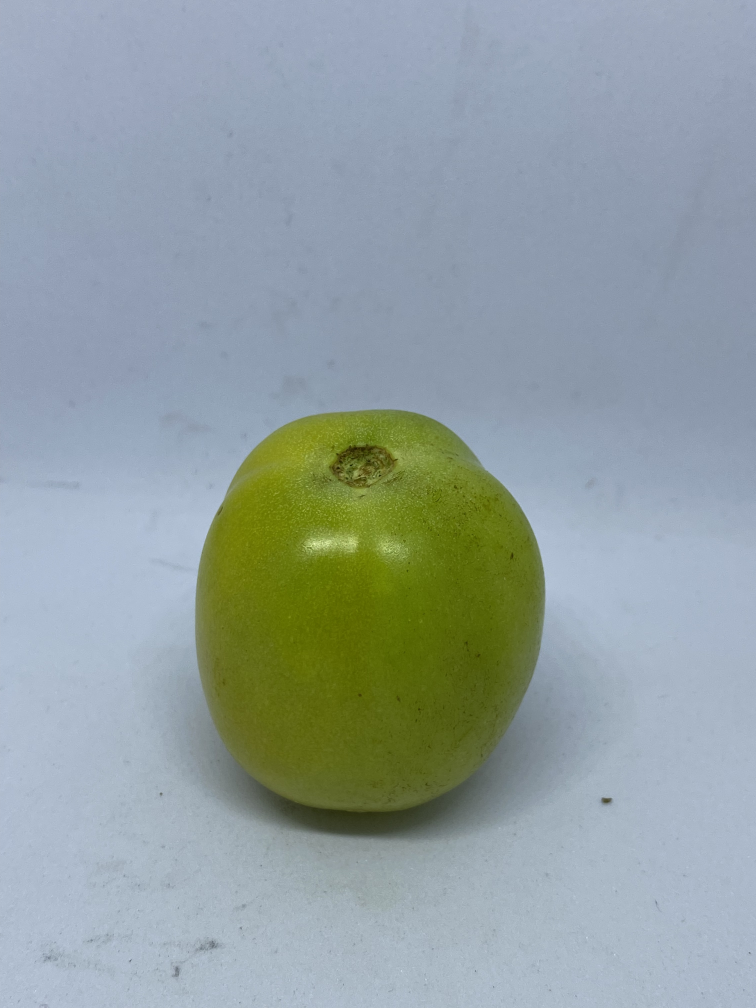
#> input picture Tomat Mentah/tomat57.jpg, 3024 x 4032 px, found by its file name (shown at 1/4 size); its folder holds only this picture in this run
$ python main.py
#> lines starting #> are read from the running program, lines starting #| are printed output that depends on the picture; after the words box and inside, x2 and y2 are one past the last pixel; in counts of white or black regions, pixels touching at a corner belong together
#> in proses_gambar, gambar_asli is the input picture: shape (4032, 3024, 3); mean B, G, R 161.5, 160.3, 147.2
import cv2
import os
import pandas as pd
import numpy as np

class SistemCerdasPCV:
    @staticmethod
    def resize_image(image, lebar=100, tinggi=100):
#> called with lebar = 100, tinggi = 100
        lebar = int(image.shape[1] * lebar / 100)
        tinggi = int(image.shape[0] * tinggi / 100)
        dimensi = (lebar, tinggi)
        return cv2.resize(image, dimensi)

    @staticmethod
    def adjust_brightness_contrast(image, brightness=30, contrast=30):
        return cv2.convertScaleAbs(image, alpha=1 + (contrast / 100), beta=brightness)

    @staticmethod
    def ambil_rata_rgb(gambar):
        gambar_rgb = cv2.cvtColor(gambar, cv2.COLOR_BGR2RGB)  # Konversi BGR ke RGB
        rata_rgb = np.mean(gambar_rgb, axis=(0, 1))  # Rata-rata berdasarkan semua piksel
        rata_rgb = np.round(rata_rgb).astype(int)  # Pembulatan ke integer
        print("Rata-rata RGB:", rata_rgb)  # Tampilkan nilai RGB
        return rata_rgb

    @staticmethod
    def label_kematangan(rgb):
        R, G, B = rgb

        # Atur batasan untuk kematangan berdasarkan nilai RGB
        if R > 150 and G < 150 and B < 150:  # Merah pekat (R tinggi)
            return 'Mentah'
        elif R > 120 and G > 120 and B < 130:  # Kuning ke oranye
            return 'Mentah'
        else:  # Jika tidak memenuhi syarat untuk Merah Pekat, Matang, atau Setengah Matang
            return 'Mentah'

    @staticmethod
    def simpan_hasil(gambar, path_output):
        cv2.imwrite(path_output, gambar)

    @staticmethod
    def crop_tengah_tomat(gambar):
        tmp = cv2.cvtColor(gambar, cv2.COLOR_BGR2GRAY)
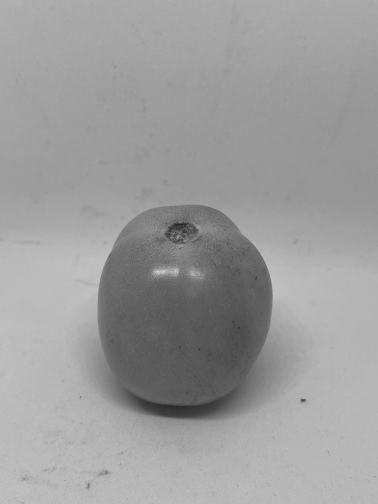
#> tmp: shape (4032, 3024) (shown at 1/8 size); min 19, max 246, mean 156.5
        _, mask = cv2.threshold(tmp, 127, 255, cv2.THRESH_BINARY_INV)
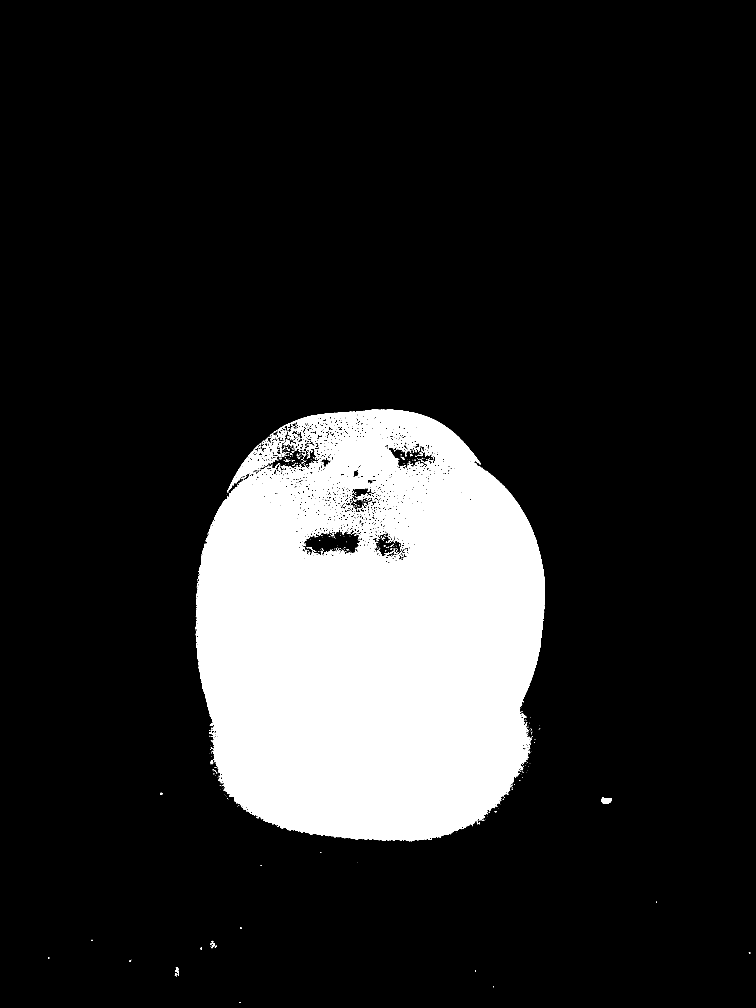
#> mask: shape (4032, 3024) (shown at 1/4 size); 15.4% white; 750 white regions (631 under 20 px), largest, box (x1, y1, x2, y2) and area: (783, 1638, 2180, 3364) 1856145, (929, 1755, 1126, 1942) 8821, (2406, 3190, 2447, 3215) 795

        mask = cv2.dilate(mask.copy(), None, iterations=5)
#> mask: shape (4032, 3024); 16.7% white; 23 white regions, largest, box (x1, y1, x2, y2) and area: (778, 1633, 2185, 3373) 2027021, (2401, 3185, 2452, 3220) 1565, (835, 3758, 871, 3798) 1042
        mask = cv2.erode(mask.copy(), None, iterations=5)
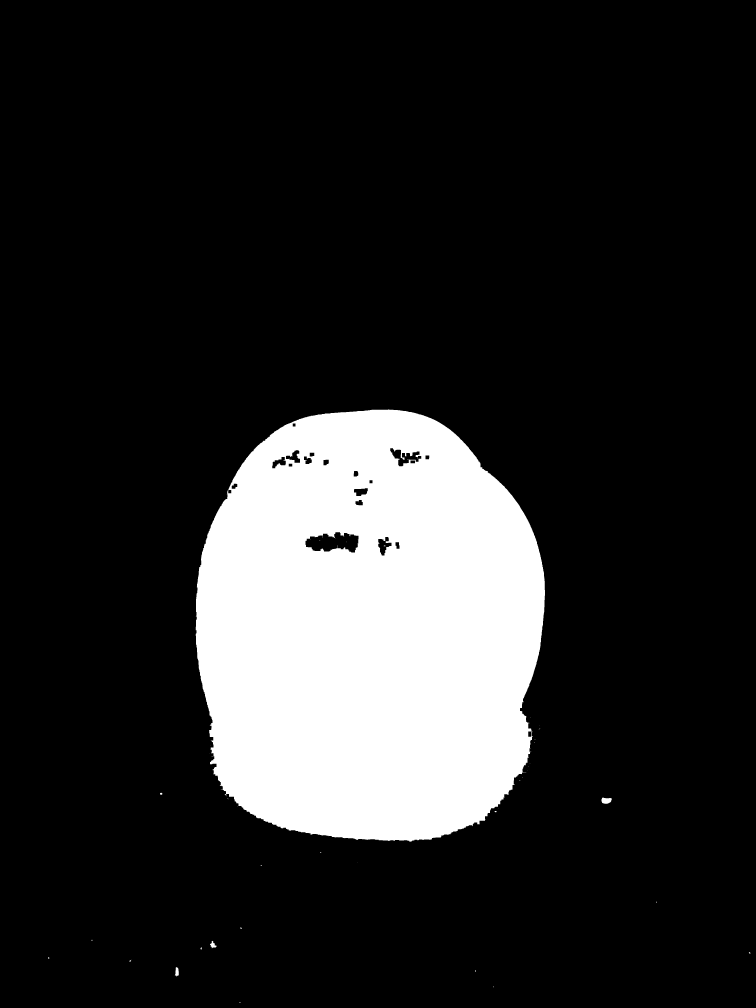
#> mask: shape (4032, 3024) (shown at 1/4 size); 16.2% white; 39 white regions (28 under 20 px)
        b, g, r = cv2.split(gambar)
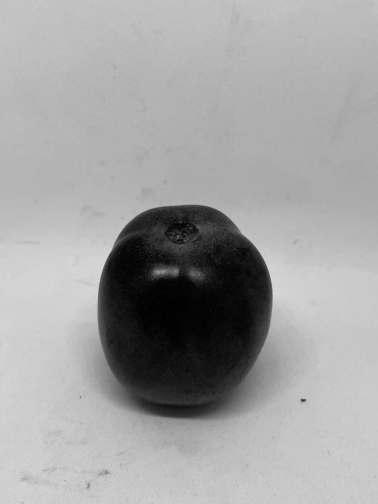
#> b: shape (4032, 3024) (shown at 1/8 size); min 0, max 247, mean 161.5
        rgba = [b, g, r, mask]
        dst = cv2.merge(rgba, 4)

        contours, _ = cv2.findContours(mask, cv2.RETR_TREE, cv2.CHAIN_APPROX_SIMPLE)
#> contours = 59 contours, 32 with area under 20; largest, box (x1, y1, x2, y2) and area: (783, 1638, 2180, 3368) 1999164, (1221, 2128, 1435, 2211) 12296, (1560, 1792, 1686, 1866) 4148, (1512, 2147, 1567, 2223) 2244, (1143, 1800, 1201, 1852) 1536

        if contours:  # Pastikan ada kontur
            # Ambil kontur terbesar
            c = max(contours, key=cv2.contourArea)
#> c = contour of 1970 points, box (x1, y1, x2, y2) (783, 1638, 2180, 3368), area 1999164
            # Mendapatkan bounding box dari kontur terbesar
            x, y, w, h = cv2.boundingRect(c)
#> x = 783; y = 1638; w = 1397; h = 1730
            # Mengcrop gambar berdasarkan bounding box
            return gambar[y:y + h, x:x + w]
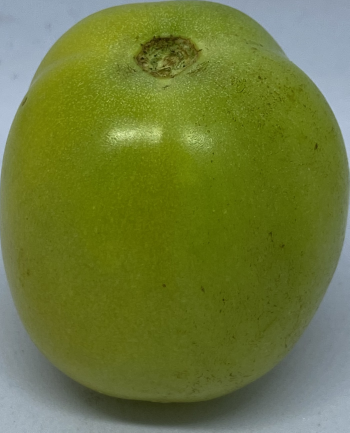
#> returned value: shape (1730, 1397, 3) (shown at 1/4 size); mean of channels 0, 1, 2 57.1, 120.7, 108.5; drawn as B, G, R

        return gambar  # Jika tidak ada kontur, kembalikan gambar asli

    @staticmethod
    def proses_gambar(folder_path):
        data = {'Nama Gambar': [], 'R': [], 'G': [], 'B': [], 'label': []}

        for namagambar in os.listdir(folder_path):
            path_file = os.path.join(folder_path, namagambar)
            gambar_asli = cv2.imread(path_file)
            if gambar_asli is not None:
                gambar_diubah = SistemCerdasPCV.resize_image(gambar_asli)
                gambar_diubah = SistemCerdasPCV.crop_tengah_tomat(gambar_diubah)

                # Penyesuaian kecerahan dan kontras pada gambar yang diubah
                gambar_diubah = SistemCerdasPCV.adjust_brightness_contrast(gambar_diubah)
#> in adjust_brightness_contrast, `return cv2.convertScaleAbs(image, alpha=1 + (contrast / 100), beta=bri..`:
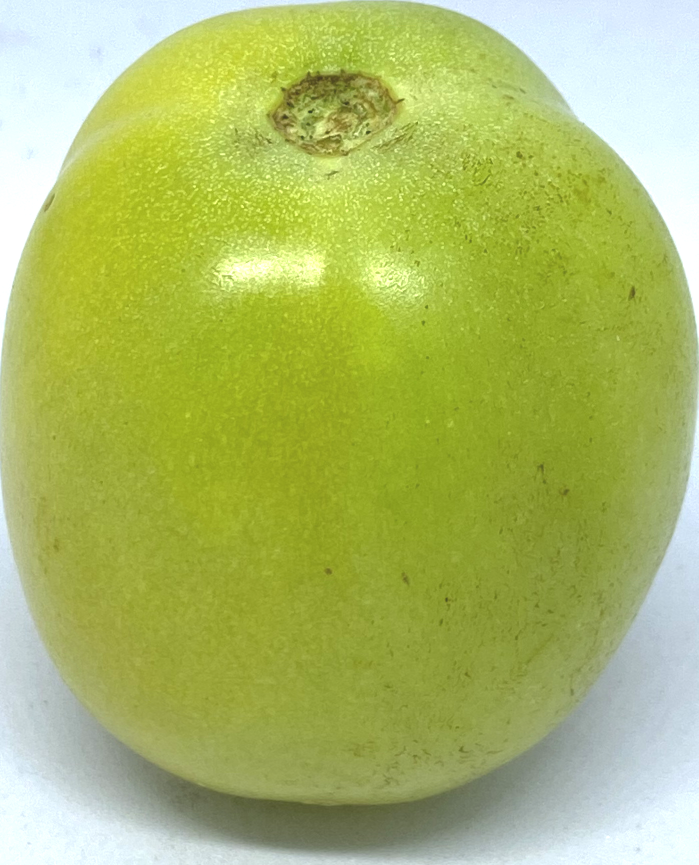
#> returned value: shape (1730, 1397, 3) (shown at 1/2 size); mean of channels 0, 1, 2 102.2, 186.4, 171; drawn as B, G, R

                rata_rgb = SistemCerdasPCV.ambil_rata_rgb(gambar_diubah)
#> in ambil_rata_rgb, `rata_rgb = np.mean(gambar_rgb, axis=(0, 1))`: rata_rgb = [171, 186.4, 102.2]
#> in ambil_rata_rgb, `rata_rgb = np.round(rata_rgb).astype(int)`: rata_rgb = [171, 186, 102]
#| Rata-rata RGB: [171 186 102]
#> rata_rgb = [171, 186, 102]
                label = SistemCerdasPCV.label_kematangan(rata_rgb)
#> in label_kematangan, `R, G, B = rgb`: R = 171; G = 186; B = 102
#> label = 'Mentah'

                # Menyimpan hasil ke dalam dictionary
                data['Nama Gambar'].append(namagambar)
                data['R'].append(rata_rgb[0])
                data['G'].append(rata_rgb[1])
                data['B'].append(rata_rgb[2])
                data['label'].append(label)

                # Simpan gambar hasil crop
                output_path = os.path.join("hasil_cropping_mentah", f"hasil_{namagambar}")
                SistemCerdasPCV.simpan_hasil(gambar_diubah, output_path)

        # Mengonversi hasil ke DataFrame dan menyimpannya ke file Excel
        df = pd.DataFrame(data)
        df.to_excel('hasil_ekstraksi_mentah.xlsx', index=False)
        print("Hasil ekstraksi disimpan ke 'hasil_ekstraksi.xlsx'")

if __name__ == "__main__":
    folder_path = "D:/New folder/Tomat.in/PCV_SistemCerdas_Tomat.In/Tomat Mentah"
    os.makedirs("hasil_cropping_mentah", exist_ok=True)
    SistemCerdasPCV.proses_gambar(folder_path)

$ run again, on Tomat Mentah/tomat61.jpg
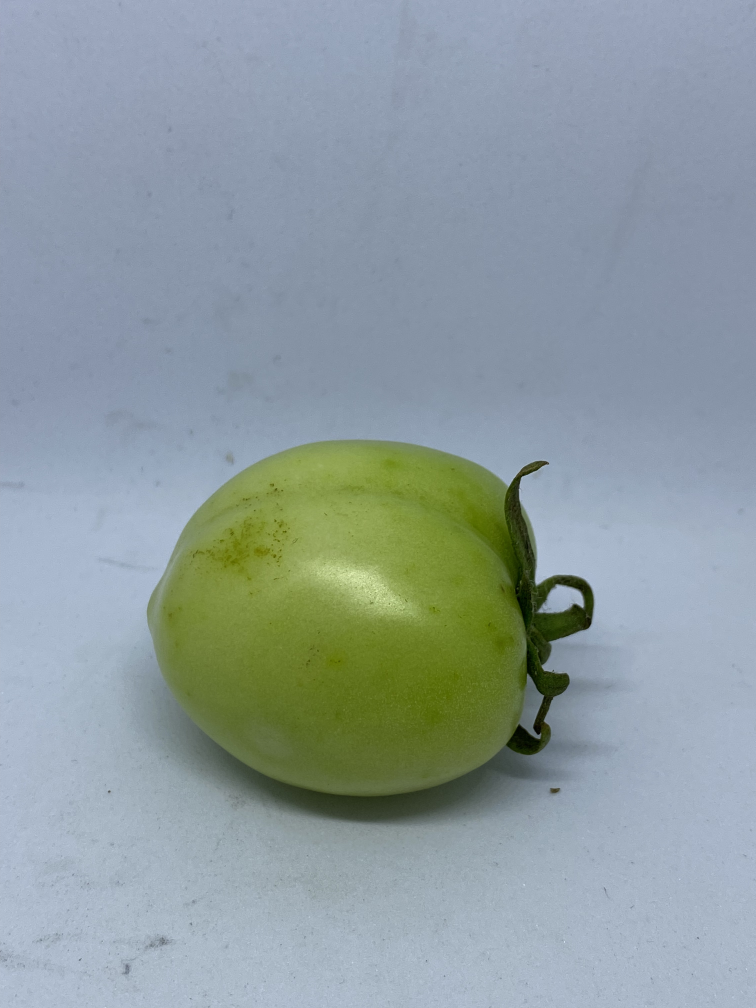
#> input picture Tomat Mentah/tomat61.jpg, 3024 x 4032 px, found by its file name (shown at 1/4 size)
#> in proses_gambar, gambar_asli is the input picture: shape (4032, 3024, 3); mean B, G, R 159.8, 156.6, 142.9
#> in crop_tengah_tomat, `_, mask = cv2.threshold(tmp, 127, 255, cv2.THRESH_BINARY_INV)`:
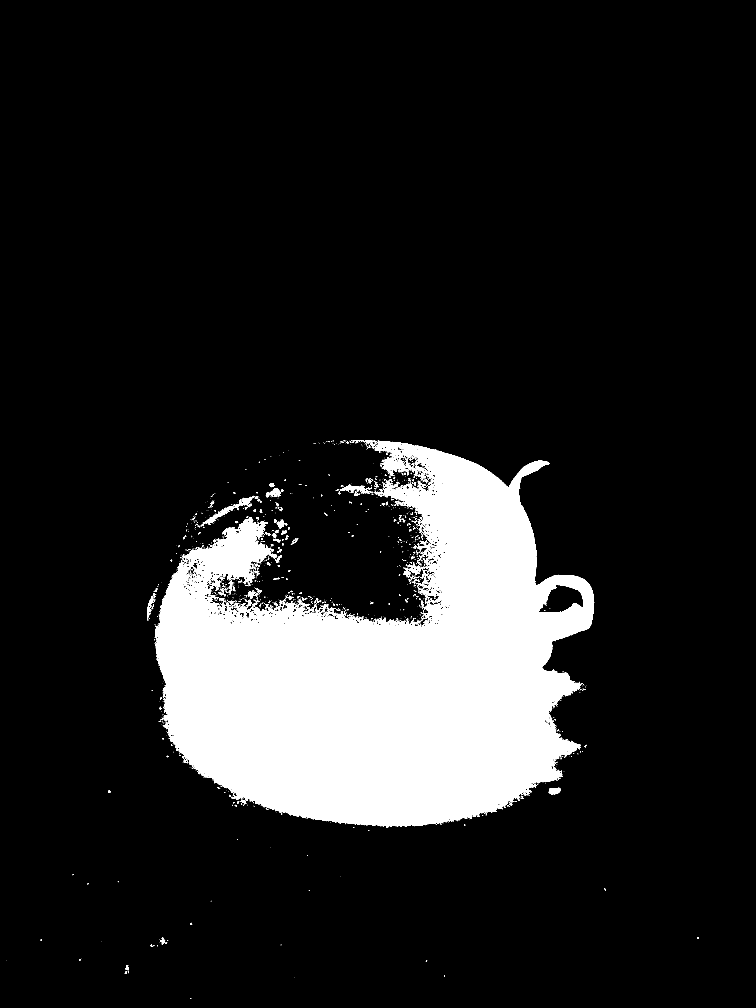
#> mask: shape (4032, 3024) (shown at 1/4 size); 13.1% white; 1624 white regions (1313 under 20 px), largest, box (x1, y1, x2, y2) and area: (619, 1761, 2377, 3310) 1564692, (804, 2024, 941, 2105) 1732, (1361, 1939, 1465, 1974) 1484
#> contours = 222 contours, 149 with area under 20; largest, box (x1, y1, x2, y2) and area: (616, 1761, 2377, 3310) 1705408, (2158, 2340, 2336, 2452) 12714, (763, 1983, 1047, 2118) 5596, (1569, 1887, 1656, 1943) 2994, (1063, 1933, 1134, 1993) 1680
#> c = contour of 3672 points, box (x1, y1, x2, y2) (616, 1761, 2377, 3310), area 1705408
#> x = 616; y = 1761; h = 1549
#> in adjust_brightness_contrast, `return cv2.convertScaleAbs(image, alpha=1 + (contrast / 100), beta=bri..`:
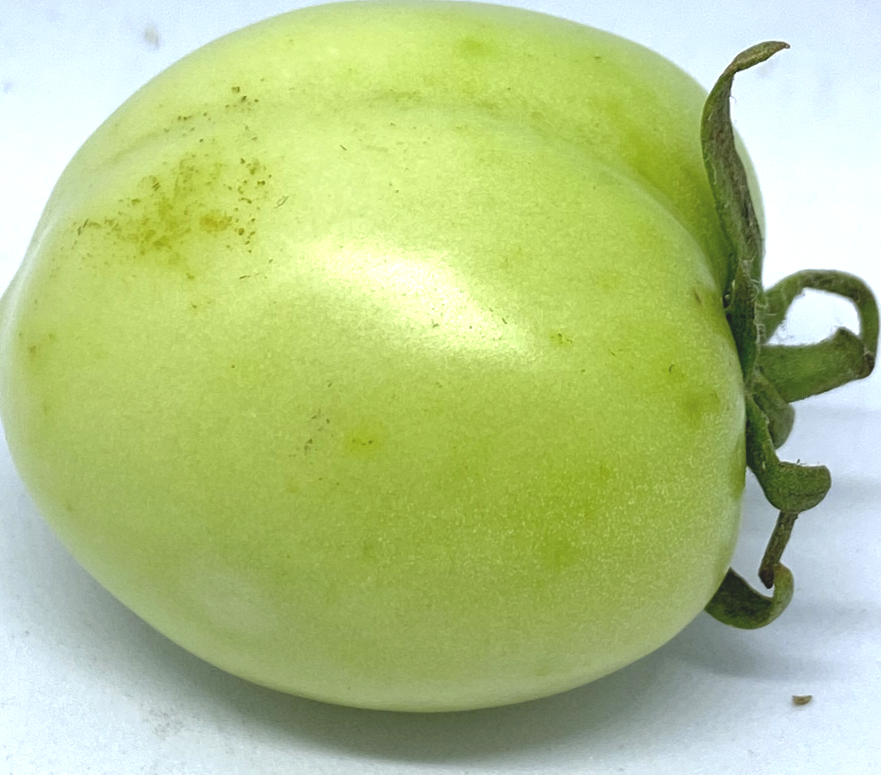
#> returned value: shape (1549, 1761, 3) (shown at 1/2 size); mean of channels 0, 1, 2 135.1, 198.2, 178.4; drawn as B, G, R
#> in ambil_rata_rgb, `rata_rgb = np.mean(gambar_rgb, axis=(0, 1))`: rata_rgb = [178.4, 198.2, 135.1]
#> in ambil_rata_rgb, `rata_rgb = np.round(rata_rgb).astype(int)`: rata_rgb = [178, 198, 135]
#| Rata-rata RGB: [178 198 135]
#> R = 178; G = 198; B = 135
#> label = 'Mentah'

$ run again, on Tomat Mentah/tomat62.jpg
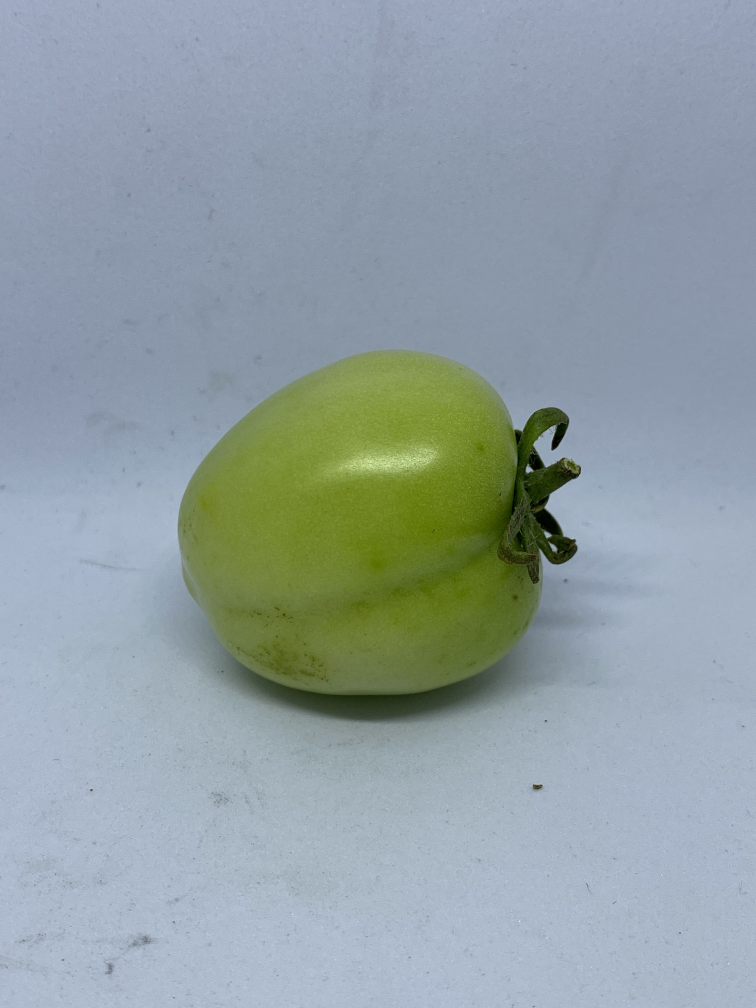
#> input picture Tomat Mentah/tomat62.jpg, 3024 x 4032 px, found by its file name (shown at 1/4 size)
#> in proses_gambar, gambar_asli is the input picture: shape (4032, 3024, 3); mean B, G, R 164.6, 160.1, 146.5
#> in crop_tengah_tomat, `_, mask = cv2.threshold(tmp, 127, 255, cv2.THRESH_BINARY_INV)`:
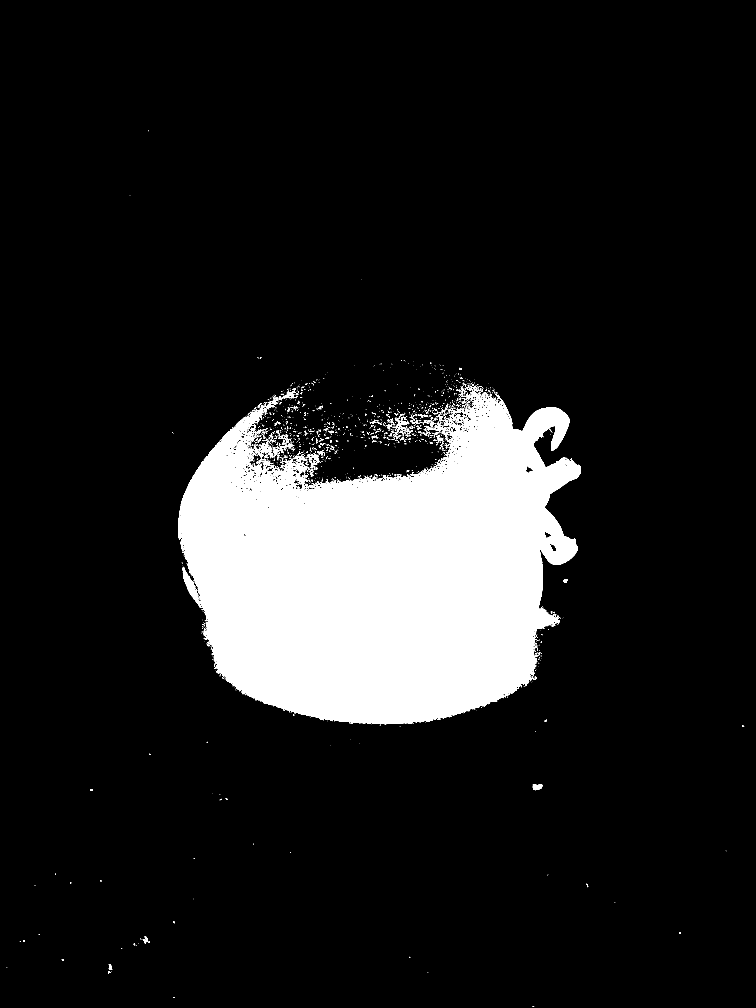
#> mask: shape (4032, 3024) (shown at 1/4 size); 12% white; 1874 white regions (1601 under 20 px), largest, box (x1, y1, x2, y2) and area: (712, 1558, 2324, 2897) 1433727, (1015, 1763, 1110, 1833) 1853, (1580, 1664, 1637, 1738) 950
#> contours = 330 contours, 254 with area under 20; largest, box (x1, y1, x2, y2) and area: (712, 1495, 2324, 2901) 1562400, (1266, 1688, 1350, 1756) 1413, (1140, 1616, 1197, 1654) 936, (1088, 1754, 1134, 1782) 798, (2131, 3137, 2171, 3161) 660
#> c = contour of 3517 points, box (x1, y1, x2, y2) (712, 1495, 2324, 2901), area 1562400
#> x = 712; y = 1495; w = 1612; h = 1406
#> in adjust_brightness_contrast, `return cv2.convertScaleAbs(image, alpha=1 + (contrast / 100), beta=bri..`:
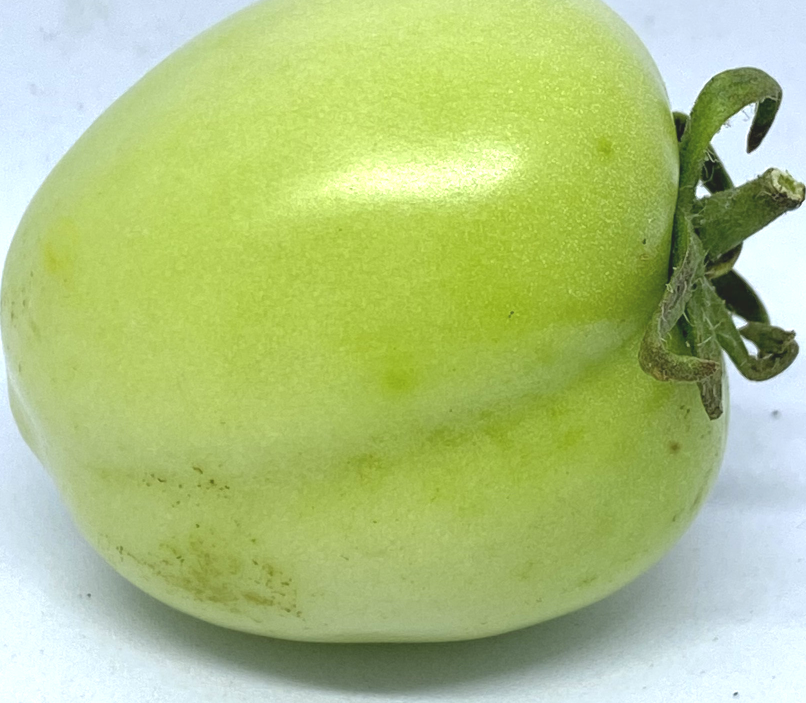
#> returned value: shape (1406, 1612, 3) (shown at 1/2 size); mean of channels 0, 1, 2 129.1, 195.6, 174.6; drawn as B, G, R
#> in ambil_rata_rgb, `rata_rgb = np.mean(gambar_rgb, axis=(0, 1))`: rata_rgb = [174.6, 195.6, 129.1]
#> in ambil_rata_rgb, `rata_rgb = np.round(rata_rgb).astype(int)`: rata_rgb = [175, 196, 129]
#| Rata-rata RGB: [175 196 129]
#> R = 175; G = 196; B = 129
#> label = 'Mentah'
